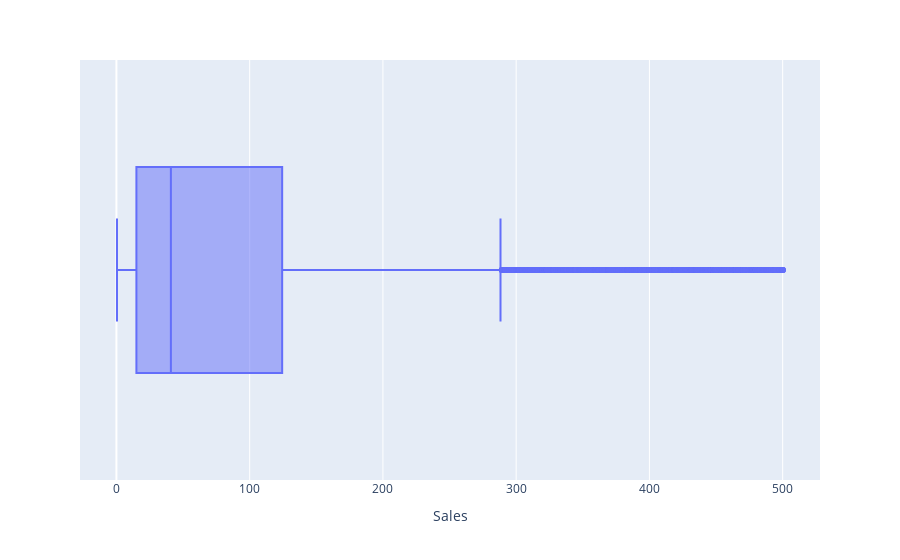

The notebook cell this image was saved under:
### Code cell
px.box(df, x = 'Sales')

### Figure 1 — Plotly figure (JSON) as saved in the notebook; plotly's stock layout.template omitted (floating-point values rounded to 4 significant figures; data arrays with more than 128 entries replaced by an {"elided": "..."} marker saying what was removed)
{"data": [{"alignmentgroup": "True", "hovertemplate": "Sales=%{x}<extra></extra>", "legendgroup": "", "marker": {"color": "#636efa"}, "name": "", "notched": false, "offsetgroup": "", "orientation": "h", "showlegend": false, "type": "box", "x": {"elided": "8655 float values"}, "x0": " ", "xaxis": "x", "y0": " ", "yaxis": "y"}], "layout": {"autosize": true, "boxmode": "group", "legend": {"tracegroupgap": 0}, "margin": {"t": 60}, "xaxis": {"anchor": "y", "autorange": true, "domain": [0, 1], "range": [-27.32, 528.0], "title": {"text": "Sales"}, "type": "linear"}, "yaxis": {"anchor": "x", "autorange": true, "domain": [0, 1], "range": [-0.5, 0.5], "type": "category"}}}
